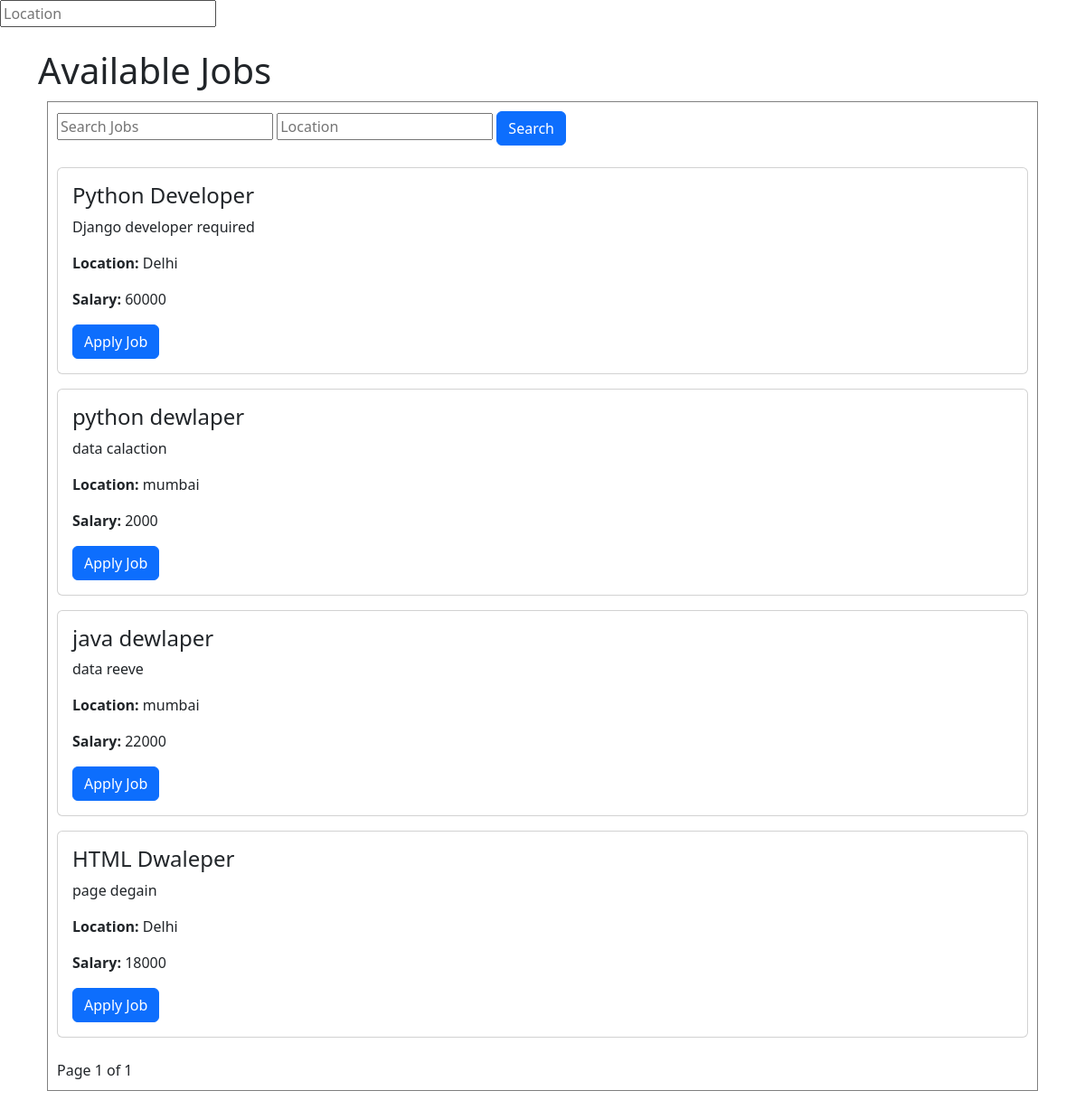
The page /jobs/jobs/ on the database its author committed.
### jobs/models.py (models this page shows, shortened)
class Job(models.Model):
    title = models.CharField(max_length=200)
    description = models.TextField()
    posted_at = models.DateTimeField(auto_now_add=True)
    location = models.CharField(max_length=255, default='Unknown')
    salary = models.IntegerField()
    created_by = models.ForeignKey(
    settings.AUTH_USER_MODEL,
    on_delete=models.CASCADE,
    related_name="jobs_created"
)

### jobs/views.py (the view)
# urls.py: path('jobs/', views.job_list, name='job_list'),
def job_list(request):
    jobs = Job.objects.all()
    search = request.GET.get('search')
    location = request.GET.get('location')
    if search:
        jobs = jobs.filter(title__icontains=search)
    if location:
        jobs = jobs.filter(location__icontains=location)
    paginator = Paginator(jobs, 5)
    page_number = request.GET.get('page')
    page_obj = paginator.get_page(page_number)
    applied_jobs = []
    if request.user.is_authenticated:
        applied_jobs = Application.objects.filter(user=request.user).values_list('job_id', flat=True)
    return render(request, "jobs/job_list.html", {
        "jobs": jobs,
        "page_obj": page_obj,
        "applied_jobs": applied_jobs
    })

### templates/jobs/job_list.html (shortened to what this page needs)
<!DOCTYPE html>
<html>
<head>
    <input type="text" name="location" placeholder="Location">
    <link href="https://cdn.jsdelivr.net/npm/bootstrap@5.3.0/dist/css/bootstrap.min.css" rel="stylesheet">
</head>
<body>
<div class="container">
<h1 class="mt-4">Available Jobs</h1>
<div style="border:1px solid gray; padding:10px; margin:10px">
<form method="GET" class="mb-4">
<input type="text" name="search" placeholder="Search Jobs">
<input type="text" name="location" placeholder="Location">
<button type="submit" class="btn btn-primary">Search</button>
</form>
{% for job in page_obj %}
<div class="card mt-3">
<div class="card-body">
<h4>{{ job.title }}</h4>
<p>{{ job.description|truncatewords:25 }}</p>
<p><b>Location:</b> {{ job.location }}</p>
<p><b>Salary:</b> {{ job.salary }}</p>
<a href="{% url 'apply_job' job.id %}" class="btn btn-primary">
Apply Job
</a>
</div>
</div>
{% empty %}
<p>no jobs available</p>
{% endfor %}
<div class="mt-4">
<span>Page {{ page_obj.number }} of {{ page_obj.paginator.num_pages }}</span>
</div>
</div>
</body>
</html>

### rows shown on the page
Job: title "Python Developer", description "Django developer required", location "Delhi", salary "60000"
Job: title "python dewlaper", description "data calaction", location "mumbai", salary "2000"
Job: title "java dewlaper", description "data reeve", location "mumbai", salary "22000"
Job: title "HTML Dwaleper", description "page degain", location "Delhi", salary "18000"

### other values the page prints
{{ page_obj.number }} "1"
{{ page_obj.paginator.num_pages }} "1"
